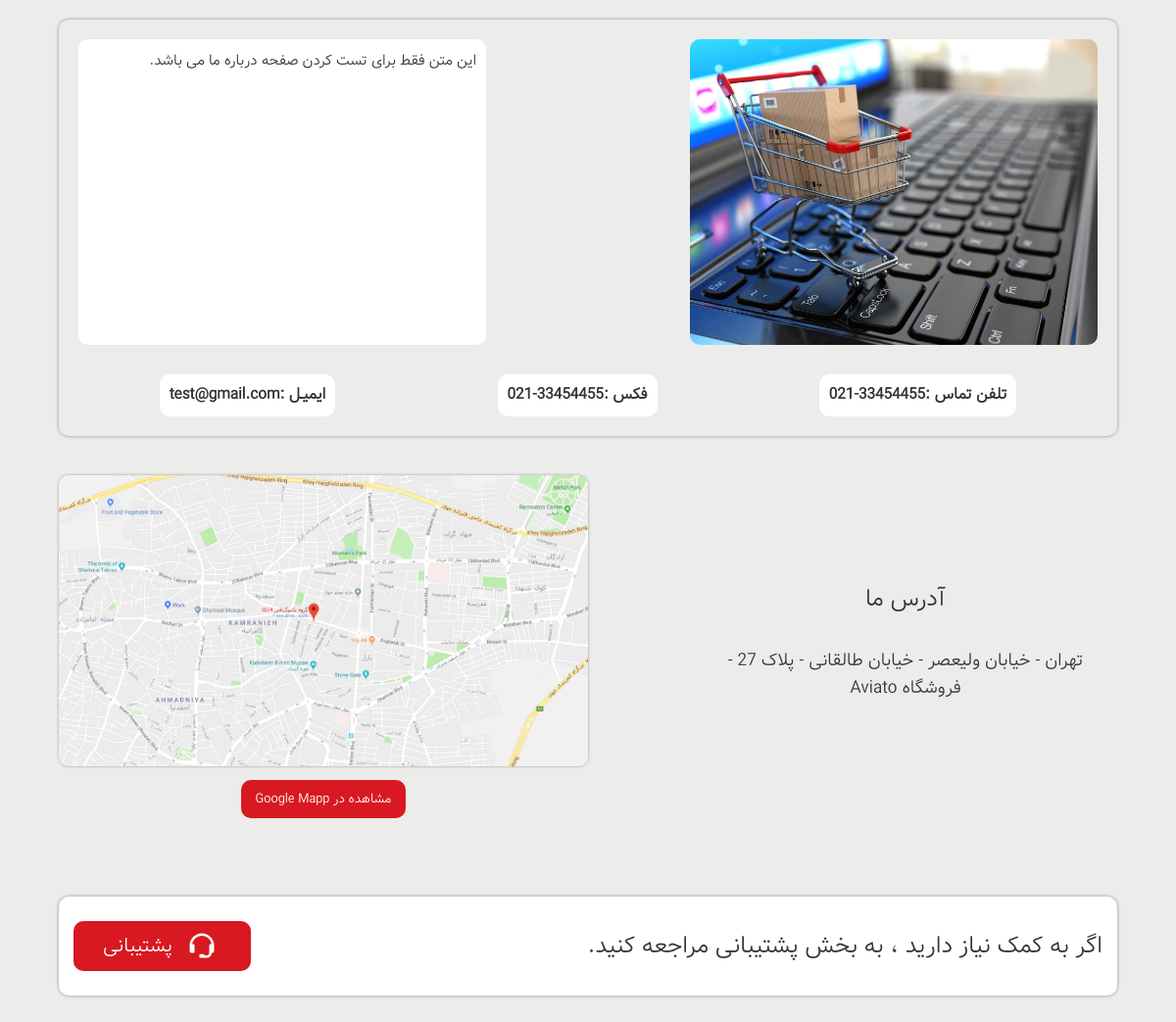
Before: /about-us/ with the older database file.
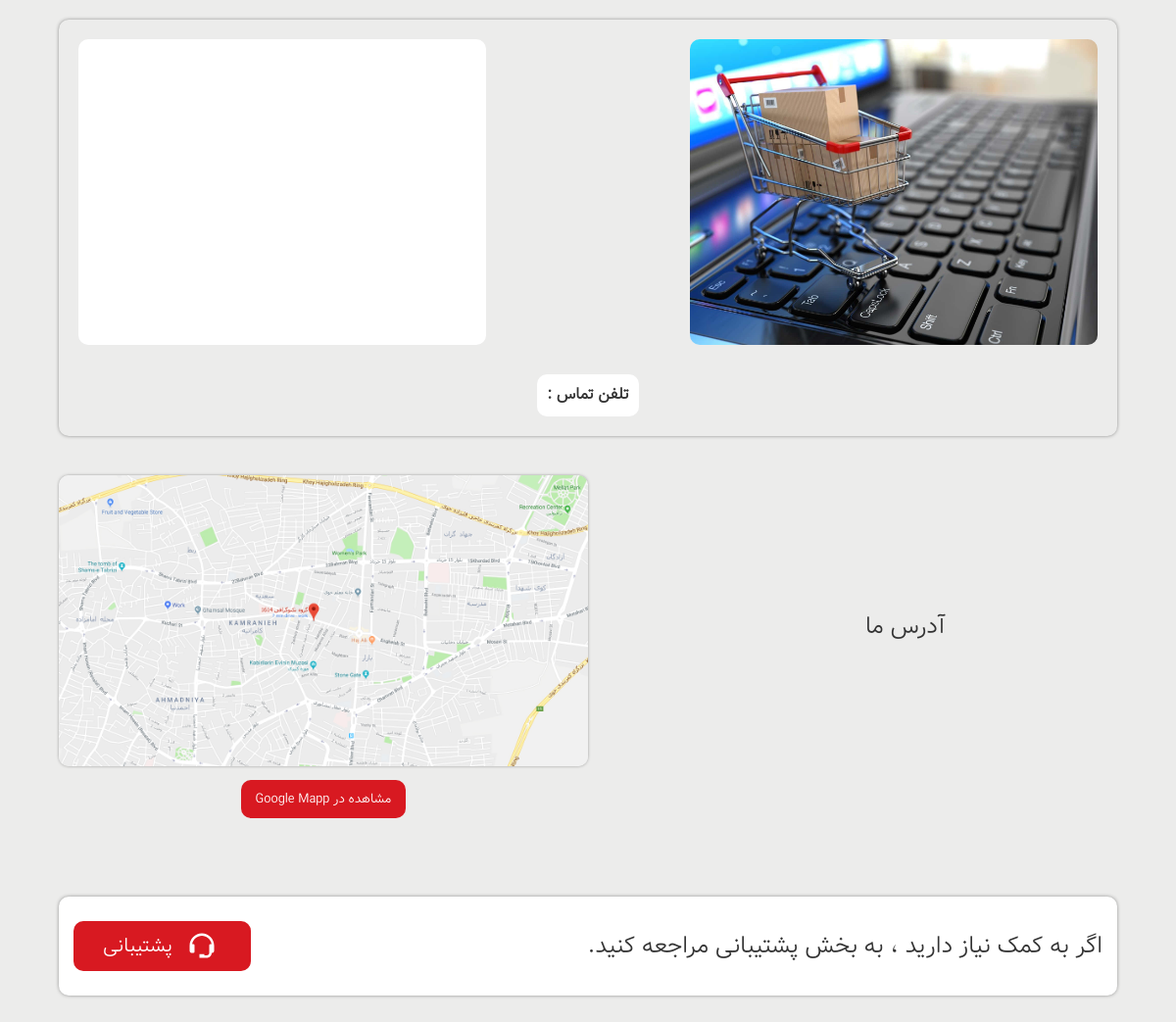
After: the same page with the newer database file.
### site_module/models.py (models this page shows, shortened)
class SiteSetting(models.Model):
    site_name = models.CharField(max_length=200, verbose_name='نام سایت')
    site_url = models.CharField(max_length=200, verbose_name='دامنه سایت')
    address = models.CharField(max_length=200, verbose_name='آدرس')
    map_address = models.CharField(max_length=300, null=True, blank=True, verbose_name='لینک مشاهده آدرس در map')
    phone = models.CharField(max_length=200, null=True, blank=True, verbose_name='تلفن')
    fax = models.CharField(max_length=200, null=True, blank=True, verbose_name='فکس')
    email = models.CharField(max_length=200, null=True, blank=True, verbose_name='ایمیل')
    copy_right = models.TextField(verbose_name='متن کپی رایت سایت')
    about_us_text = models.TextField(verbose_name='متن درباره ما سایت')
    site_logo = models.ImageField(upload_to='images/site-setting/', verbose_name='لوگو سایت')
    is_main_setting = models.BooleanField(verbose_name='تنظیمات اصلی')
    class Meta:
        verbose_name = 'تنظیمات سایت'
        verbose_name_plural = 'تنظیمات'

### home_module/views.py (the view)
# urls.py: path('about-us/', views.AboutView.as_view(), name='about_page'),
class AboutView(TemplateView):
    template_name = 'home_module/about_page.html'
    def get_context_data(self, **kwargs):
        context = super(AboutView, self).get_context_data(**kwargs)
        site_setting: SiteSetting = SiteSetting.objects.filter(is_main_setting=True).first()
        context['site_setting'] = site_setting
        return context

### home_module/views.py (called while the page is built)
def header_context(request):
    if request.user.is_authenticated:
        current_order, created = Order.objects.prefetch_related('orderdetail_set').get_or_create(is_paid=False, user_id=request.user.id)
    else:
        current_order = 0
    return {'total_items': current_order}

### product_module/views.py (called while the page is built)
def header_brand_component(request: HttpRequest):
    product_brands = ProductBrand.objects.filter(is_active=True)
    return {'brands': product_brands}

### home_module/templates/home_module/about_page.html (shortened to what this page needs)
{% extends 'shared/_layout.html' %}
{% load static %}
{% block content %}
    <div id="contact-page" class="about-page-con">
        <div class="bg">
            <div class="about">
                <img src="../../../static/images/home/about.jpg" alt="">
                <p>{{ site_setting.about_us_text }}</p>
                <address>
                    <ul>
                        <li>تلفن تماس : <span>{{ site_setting.phone }}</span></li>
                        {% if site_setting.fax %}
                            <li>فکس : <span>{{ site_setting.fax }}</span></li>
                        {% endif %}
                        {% if site_setting.email %}
                            <li>ایمیـل : <span>{{ site_setting.email }}</span></li>
                        {% endif %}
                    </ul>
                </address>
            </div>
            <div class="about-address">
                <div class="address">
                    <h3>آدرس ما</h3>
                    <p>{{ site_setting.address }}</p>
                </div>
                <div class="google-map">
                    <img src="../../../static/images/home/Map.jpg" alt="">
                    <a href="{{ site_setting.map_address }}">مشاهده در Google Mapp</a>
                </div>
            </div>
            <div class="support">
                <h3>اگر به کمک نیاز دارید ، به بخش پشتیبانی مراجعه کنید.</h3>
                <button>
                    <a href="{% url 'contact_us_page' %}">
                        <div>
                        </div>
                        <h4>پشتیبانی</h4>
                    </a>
                </button>
            </div>
        </div>
    </div>
{% endblock %}

### templates/shared/_layout.html (shortened to what this page needs)
{% load render_partial %}
<!DOCTYPE html>
<html lang="en">
<head>
    {% include 'shared/header_references.html' %}
</head>
<body>
{% block content %}{% endblock %}
</body>
</html>

### templates/shared/header_references.html (shortened to what this page needs)
<link href="/static/css/bootstrap.min.css" rel="stylesheet">
<link href="/static/css/font-awesome.min.css" rel="stylesheet">
<link href="/static/css/prettyPhoto.css" rel="stylesheet">
<link href="/static/css/price-range.css" rel="stylesheet">
<link href="/static/css/animate.css" rel="stylesheet">
<link href="/static/css/main.css" rel="stylesheet">
<link href="/static/css/responsive.css" rel="stylesheet">
<link href="/static/css/custom.css" rel="stylesheet">

### static/css/main.css (style rules this page uses)
* { font-family: 'vazir'; }
body { font-size: 10pt; background-color: #ececeb; position: relative; font-weight: normal; direction: rtl; }
ul li { list-style: none; }
a { -webkit-transition: 300ms; -moz-transition: 300ms; -o-transition: 300ms; transition: 300ms; color: #000; }
.about-page-con { width: 90%; margin: 0 auto 40px auto; }
.about { width: 100%; height: 350px; margin-top: 20px; display: flex; justify-content: space-between; padding: 20px; box-shadow: 0px 0px 5px -2px black; border-radius: 10px; }
.about img { border-radius: 10px; }
.about address { width: 20%; margin: 0; }
.about address ul { height: 100%; display: flex; flex-direction: column; justify-content: space-around; align-items: center; margin: 0; padding: 30px 0; }
.about address ul li { width: 100%; padding: 10px; display: flex; justify-content: space-between; font-size: 16px; font-weight: 600; border-radius: 10px; background-color: white; text-align: center; }
.about p { width: 35%; margin: 0; padding: 10px; background-color: white; border-radius: 10px; font-size: 15px; word-wrap: break-word; line-height: normal; }
.about-address { width: 100%; height: 350px; margin-top: 40px; margin-bottom: 80px; display: flex; justify-content: space-between; }
.about-address .address { width: 40%; display: flex; flex-direction: column; justify-content: center; }
.about-address .address h3 { margin: 0; text-align: center; margin-bottom: 20px; }
.about-address .address p { margin: 0; width: 100%; height: fit-content; text-align: center; word-wrap: break-word; line-height: normal; font-size: 18px; padding: 10px; border-radius: 10px; }
.about-address .google-map { width: 50%; height: 100%; display: flex; flex-direction: column; text-align: center; align-items: center; }
.about-address .google-map img { width: 100%; height: 85%; border-radius: 10px; box-shadow: 0px 0px 4px -2px black; }
.about-address .google-map a { width: fit-content; margin-top: auto; padding: 10px 15px; border-radius: 10px; color: white; background-color: #d81921; }
.support { width: 100%; display: flex; justify-content: space-between; align-items: center; padding: 25px 15px; border-radius: 10px; background-color: white; box-shadow: 0px 0px 5px -2px black; }
.support h3 { margin: 0; }
.support button { display: flex; justify-content: center; align-items: center; border-style: none; padding: 10px 30px; border-radius: 10px; background-color: #d81921; }
.support a { display: flex; }
.support button div { width: 40px; height: 30px; margin-left: 10px; }
.support button div svg { width: 100%; height: 100%; }
.support button h4 { margin: 0; font-size: 20px; color: white; }

### static/css/responsive.css (style rules this page uses)
@media (max-width: 1200px) { .about { flex-wrap: wrap; height: auto; } }
@media (max-width: 1200px) { .about img { width: 40%; margin-left: 10px; } }
@media (max-width: 1200px) { .about p { width: 40%; } }
@media (max-width: 1200px) { .about address { width: 100%; } }
@media (max-width: 1200px) { .about address ul { flex-direction: row; padding-bottom: 0; } }
@media (max-width: 1200px) { .about address ul li { width: fit-content; } }

### static/css/custom.css (style rules this page uses)
ul { padding-right: 0; }

Changed rows visible on the page:
removed SiteSetting: about_us_text "این متن فقط برای تست کردن صفحه درباره ما می باشد.", phone "021-33454455", fax "021-33454455", email "test@gmail.com", address "تهران - خیابان ولیعصر - خیابان طالقانی - پلاک 27 - فروشگاه Aviato"
Other visible differences:
text no longer shown: "فکس : ایمیـل :"
